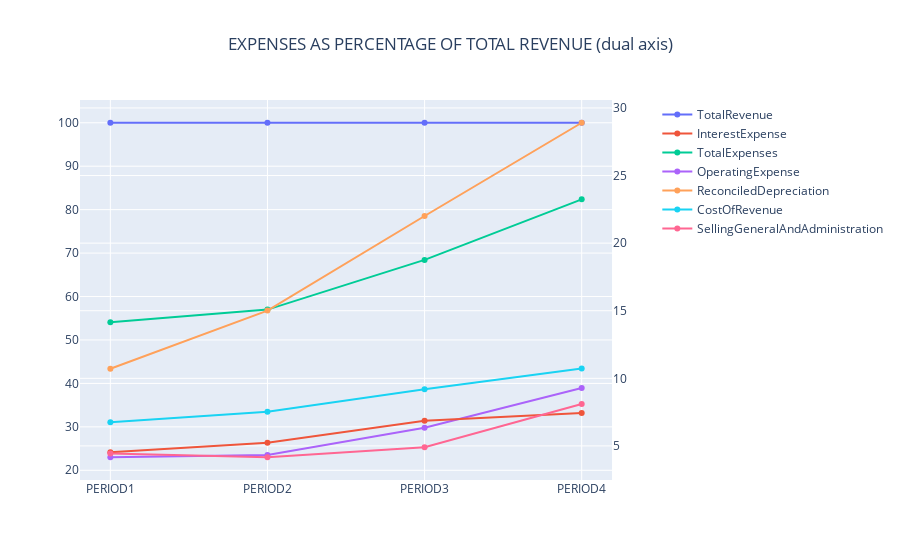

Notebook code cell kept with this figure:
### Code cell
fig1 = make_subplots(specs=[[{"secondary_y": True}]])
fig1.update_layout(title="EXPENSES AS PERCENTAGE OF TOTAL REVENUE (dual axis)", title_x=0.5)

for i in income_stmt_items_exp:
    if i in ['InterestExpense', 'ReconciledDepreciation', 
             'GeneralAndAdministrativeExpense', 'OtherGandA', 
             'SellingAndMarketingExpense', 'SellingGeneralAndAdministration']: 
        sec = True 
    else: 
        sec = False

    fig1.add_trace(
        go.Scatter(y=out_exp.loc[i], x=out_exp.columns, name=i),
        secondary_y=sec,
    )

fig1.show()

### Figure 1 — Plotly figure (JSON) as saved in the notebook; plotly's stock layout.template omitted (floating-point values rounded to 4 significant figures)
{"data": [{"name": "TotalRevenue", "type": "scatter", "x": ["PERIOD1", "PERIOD2", "PERIOD3", "PERIOD4"], "xaxis": "x", "y": [100, 100, 100, 100], "yaxis": "y"}, {"name": "InterestExpense", "type": "scatter", "x": ["PERIOD1", "PERIOD2", "PERIOD3", "PERIOD4"], "xaxis": "x", "y": [4.528, 5.231, 6.867, 7.439], "yaxis": "y2"}, {"name": "TotalExpenses", "type": "scatter", "x": ["PERIOD1", "PERIOD2", "PERIOD3", "PERIOD4"], "xaxis": "x", "y": [54.07, 56.99, 68.43, 82.37], "yaxis": "y"}, {"name": "OperatingExpense", "type": "scatter", "x": ["PERIOD1", "PERIOD2", "PERIOD3", "PERIOD4"], "xaxis": "x", "y": [23.0, 23.53, 29.79, 38.95], "yaxis": "y"}, {"name": "ReconciledDepreciation", "type": "scatter", "x": ["PERIOD1", "PERIOD2", "PERIOD3", "PERIOD4"], "xaxis": "x", "y": [10.71, 15.01, 22.01, 28.91], "yaxis": "y2"}, {"name": "CostOfRevenue", "type": "scatter", "x": ["PERIOD1", "PERIOD2", "PERIOD3", "PERIOD4"], "xaxis": "x", "y": [31.07, 33.45, 38.64, 43.42], "yaxis": "y"}, {"name": "SellingGeneralAndAdministration", "type": "scatter", "x": ["PERIOD1", "PERIOD2", "PERIOD3", "PERIOD4"], "xaxis": "x", "y": [4.445, 4.162, 4.907, 8.1], "yaxis": "y2"}], "layout": {"title": {"text": "EXPENSES AS PERCENTAGE OF TOTAL REVENUE (dual axis)", "x": 0.5}, "xaxis": {"anchor": "y", "domain": [0, 0.94]}, "yaxis": {"anchor": "x", "domain": [0, 1]}, "yaxis2": {"anchor": "x", "overlaying": "y", "side": "right"}}}
